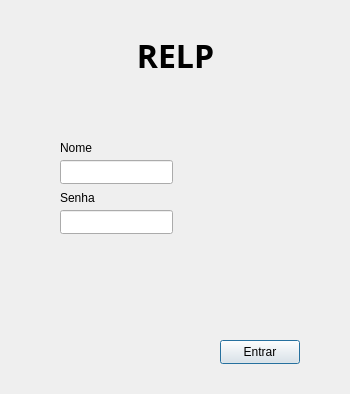
<?xml version="1.0" encoding="UTF-8"?>
<ui version="4.0">
 <class>Login</class>
 <widget class="QDialog" name="Login">
  <property name="geometry">
   <rect>
    <x>0</x>
    <y>0</y>
    <width>350</width>
    <height>394</height>
   </rect>
  </property>
  <property name="windowTitle">
   <string>Dialog</string>
  </property>
  <widget class="QLabel" name="label">
   <property name="geometry">
    <rect>
     <x>0</x>
     <y>20</y>
     <width>351</width>
     <height>71</height>
    </rect>
   </property>
   <property name="font">
    <font>
     <family>Ubuntu Condensed</family>
     <pointsize>24</pointsize>
     <weight>75</weight>
     <bold>true</bold>
    </font>
   </property>
   <property name="text">
    <string>RELP</string>
   </property>
   <property name="alignment">
    <set>Qt::AlignCenter</set>
   </property>
  </widget>
  <widget class="QLabel" name="label_2">
   <property name="geometry">
    <rect>
     <x>60</x>
     <y>140</y>
     <width>58</width>
     <height>16</height>
    </rect>
   </property>
   <property name="text">
    <string>Nome</string>
   </property>
  </widget>
  <widget class="QLabel" name="label_3">
   <property name="geometry">
    <rect>
     <x>60</x>
     <y>190</y>
     <width>58</width>
     <height>16</height>
    </rect>
   </property>
   <property name="text">
    <string>Senha</string>
   </property>
  </widget>
  <widget class="QPushButton" name="btnLogar">
   <property name="geometry">
    <rect>
     <x>220</x>
     <y>340</y>
     <width>80</width>
     <height>24</height>
    </rect>
   </property>
   <property name="text">
    <string>Entrar</string>
   </property>
  </widget>
  <widget class="QLineEdit" name="lineEdit">
   <property name="geometry">
    <rect>
     <x>60</x>
     <y>160</y>
     <width>113</width>
     <height>24</height>
    </rect>
   </property>
  </widget>
  <widget class="QLineEdit" name="lineEdit_2">
   <property name="geometry">
    <rect>
     <x>60</x>
     <y>210</y>
     <width>113</width>
     <height>24</height>
    </rect>
   </property>
  </widget>
 </widget>
 <resources/>
 <connections/>
</ui>
